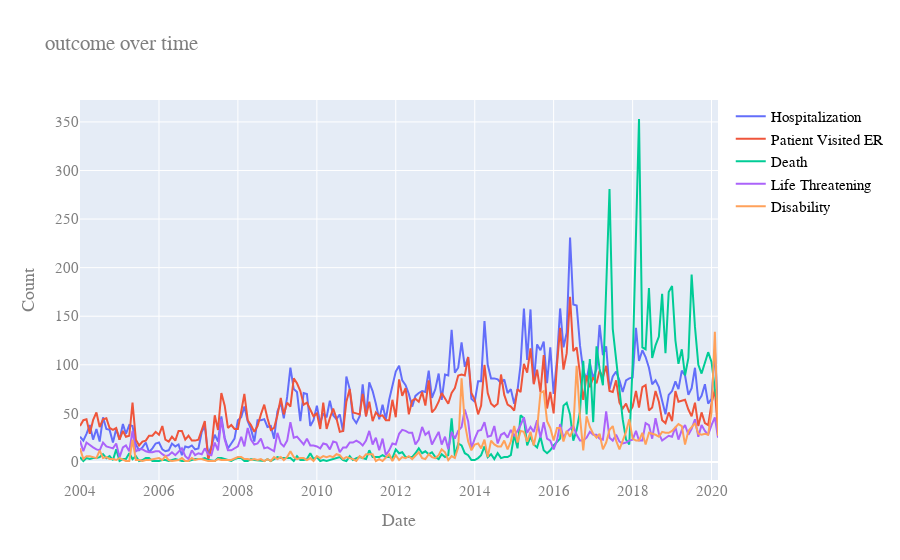

Notebook cell for this chart:
### Markdown cell above
### Are adverse outcomes increasing with time?

### Code cell
outcome_group = expl_aggReports_time.groupby("outcomes")
outcomes = list(outcome_group["outcomes"].agg("count").sort_values(ascending = False).index)
outcomes[0] = "Not Specified"

not_interested = ["Medically Important","Other Outcome","Patient Visited Healthcare Provider","Other Seriousness",
                      "Required Intervention","Congenital Anomaly","Not Specified"]
vis.plot_scatters(outcome_group, outcomes, "outcome over time", fil=True, filter_list=not_interested, plot_now = True)

### Figure 1 — Plotly figure (JSON) as saved in the notebook; plotly's stock layout.template omitted (floating-point values rounded to 4 significant figures; data arrays with more than 128 entries replaced by an {"elided": "..."} marker saying what was removed)
{"data": [{"hoverinfo": "text+name", "mode": "lines", "name": "Hospitalization", "type": "scatter", "x": {"elided": "195 str values"}, "y": {"elided": "195 int values"}}, {"hoverinfo": "text+name", "mode": "lines", "name": "Patient Visited ER", "type": "scatter", "x": {"elided": "195 str values"}, "y": {"elided": "195 int values"}}, {"hoverinfo": "text+name", "mode": "lines", "name": "Death", "type": "scatter", "x": {"elided": "186 str values"}, "y": {"elided": "186 int values"}}, {"hoverinfo": "text+name", "mode": "lines", "name": "Life Threatening", "type": "scatter", "x": {"elided": "195 str values"}, "y": {"elided": "195 int values"}}, {"hoverinfo": "text+name", "mode": "lines", "name": "Disability", "type": "scatter", "x": {"elided": "189 str values"}, "y": {"elided": "189 int values"}}], "layout": {"font": {"color": "#7f7f7f", "family": "Times", "size": 15}, "legend": {"font": {"color": "black", "family": "Times", "size": 15}}, "title": {"text": "outcome over time"}, "xaxis": {"title": {"text": "Date"}}, "yaxis": {"title": {"text": "Count"}}}}
